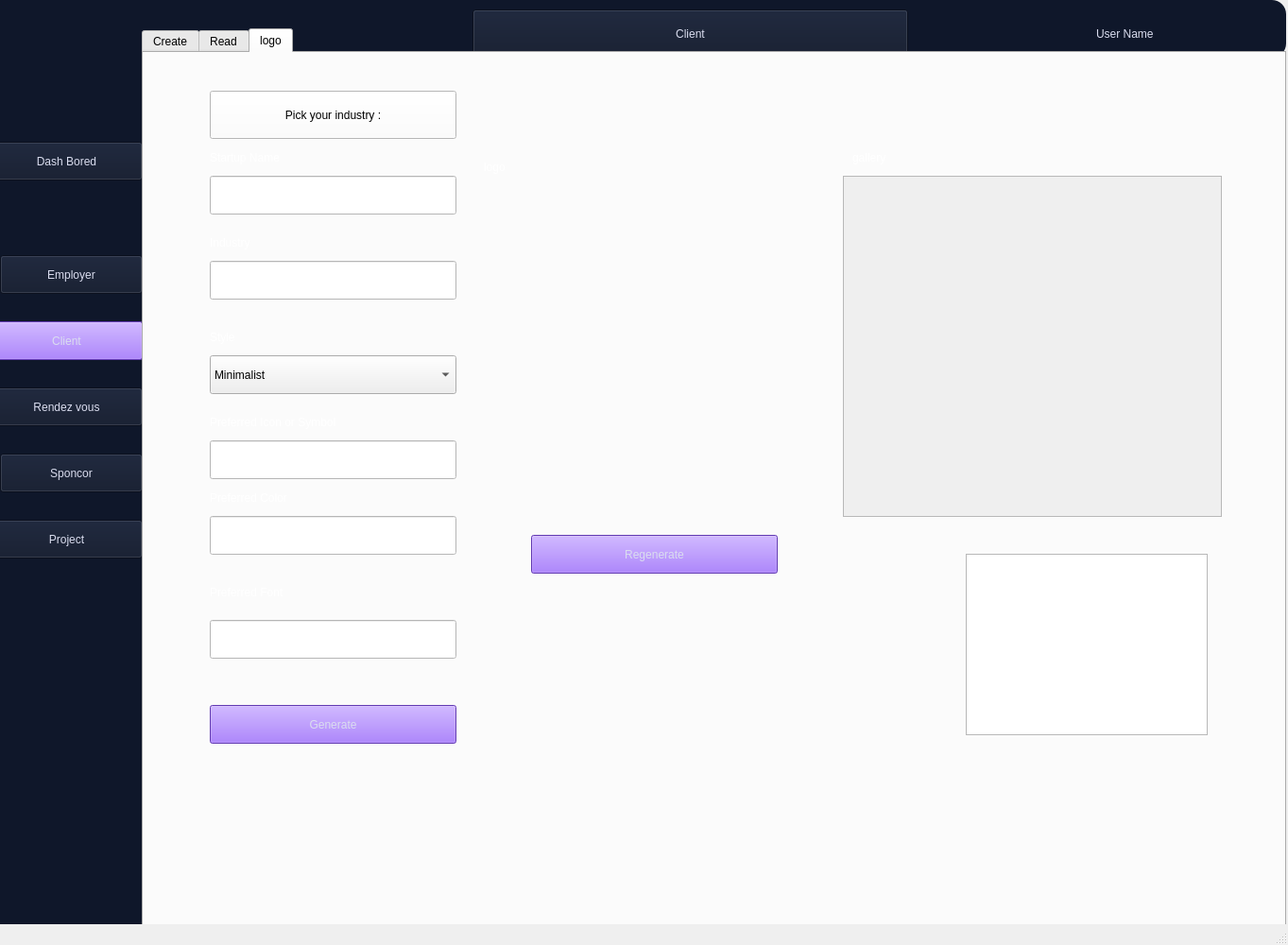
<?xml version="1.0" encoding="UTF-8"?>
<ui version="4.0">
 <class>MainWindow</class>
 <widget class="QMainWindow" name="MainWindow">
  <property name="geometry">
   <rect>
    <x>0</x>
    <y>0</y>
    <width>1363</width>
    <height>1000</height>
   </rect>
  </property>
  <property name="windowTitle">
   <string>MainWindow</string>
  </property>
  <widget class="QWidget" name="centralwidget">
   <widget class="QPushButton" name="pushButton_6">
    <property name="geometry">
     <rect>
      <x>-10</x>
      <y>550</y>
      <width>161</width>
      <height>41</height>
     </rect>
    </property>
    <property name="styleSheet">
     <string notr="true">background-color: rgb(15, 23, 42);
font: 12pt &quot;Sitka&quot;;
border-color: rgb(37, 99, 235);
color: rgb(218, 221, 239);</string>
    </property>
    <property name="text">
     <string>Project</string>
    </property>
   </widget>
   <widget class="QPushButton" name="pushButton_5">
    <property name="geometry">
     <rect>
      <x>0</x>
      <y>480</y>
      <width>151</width>
      <height>41</height>
     </rect>
    </property>
    <property name="styleSheet">
     <string notr="true">background-color: rgb(15, 23, 42);
font: 12pt &quot;Sitka&quot;;
border-color: rgb(37, 99, 235);
color: rgb(218, 221, 239);</string>
    </property>
    <property name="text">
     <string>Sponcor</string>
    </property>
   </widget>
   <widget class="QLabel" name="label">
    <property name="geometry">
     <rect>
      <x>-20</x>
      <y>0</y>
      <width>171</width>
      <height>991</height>
     </rect>
    </property>
    <property name="styleSheet">
     <string notr="true">background-color: rgb(15, 23, 42);
border-radius: 15px;</string>
    </property>
    <property name="text">
     <string/>
    </property>
   </widget>
   <widget class="QPushButton" name="pushButton">
    <property name="geometry">
     <rect>
      <x>-10</x>
      <y>150</y>
      <width>161</width>
      <height>41</height>
     </rect>
    </property>
    <property name="styleSheet">
     <string notr="true">font: 12pt &quot;Sitka&quot;;
background-color: rgb(15, 23, 42);
color: rgb(218, 221, 239);
border-color: rgb(37, 99, 235);
</string>
    </property>
    <property name="text">
     <string>Dash Bored</string>
    </property>
   </widget>
   <widget class="QPushButton" name="pushButton_3">
    <property name="geometry">
     <rect>
      <x>-10</x>
      <y>340</y>
      <width>161</width>
      <height>41</height>
     </rect>
    </property>
    <property name="styleSheet">
     <string notr="true">background-color: rgb(137, 81, 249);
font: 12pt &quot;Sitka&quot;;
border-color: rgb(37, 99, 235);
color: rgb(218, 221, 239);</string>
    </property>
    <property name="text">
     <string>Client</string>
    </property>
   </widget>
   <widget class="QPushButton" name="pushButton_4">
    <property name="geometry">
     <rect>
      <x>-10</x>
      <y>410</y>
      <width>161</width>
      <height>41</height>
     </rect>
    </property>
    <property name="styleSheet">
     <string notr="true">background-color: rgb(15, 23, 42);font: 12pt &quot;Sitka&quot;;
border-color: rgb(37, 99, 235);
color: rgb(218, 221, 239);</string>
    </property>
    <property name="text">
     <string>Rendez vous</string>
    </property>
   </widget>
   <widget class="QLabel" name="label_5">
    <property name="geometry">
     <rect>
      <x>1160</x>
      <y>20</y>
      <width>121</width>
      <height>31</height>
     </rect>
    </property>
    <property name="styleSheet">
     <string notr="true">color: rgb(255, 255, 255);
background-color: rgb(15, 23, 42);
font: 12pt &quot;Sitka&quot;;
color: rgb(218, 221, 239);</string>
    </property>
    <property name="text">
     <string>User Name</string>
    </property>
   </widget>
   <widget class="QLabel" name="img2">
    <property name="geometry">
     <rect>
      <x>1290</x>
      <y>10</y>
      <width>51</width>
      <height>51</height>
     </rect>
    </property>
    <property name="styleSheet">
     <string notr="true">background-color: rgb(15, 23, 42);</string>
    </property>
    <property name="text">
     <string/>
    </property>
    <property name="pixmap">
     <pixmap>image5.png</pixmap>
    </property>
   </widget>
   <widget class="QLabel" name="label_3">
    <property name="geometry">
     <rect>
      <x>120</x>
      <y>0</y>
      <width>1241</width>
      <height>61</height>
     </rect>
    </property>
    <property name="styleSheet">
     <string notr="true">background-color: rgb(15, 23, 42);
border-radius: 15px;</string>
    </property>
    <property name="text">
     <string/>
    </property>
   </widget>
   <widget class="QPushButton" name="pushButton_7">
    <property name="geometry">
     <rect>
      <x>500</x>
      <y>10</y>
      <width>461</width>
      <height>51</height>
     </rect>
    </property>
    <property name="styleSheet">
     <string notr="true">background-color: rgb(15, 23, 42);
background-color: rgb(15, 23, 42);
border-color: rgb(37, 99, 235);
font: 18pt &quot;Sitka&quot;;
color: rgb(218, 221, 239);
</string>
    </property>
    <property name="text">
     <string>Client</string>
    </property>
   </widget>
   <widget class="QPushButton" name="pushButton_2">
    <property name="geometry">
     <rect>
      <x>0</x>
      <y>270</y>
      <width>151</width>
      <height>41</height>
     </rect>
    </property>
    <property name="styleSheet">
     <string notr="true">background-color: rgb(15, 23, 42);
border-color: rgb(37, 99, 235);
font: 12pt &quot;Sitka&quot;;
color: rgb(218, 221, 239);</string>
    </property>
    <property name="text">
     <string>Employer</string>
    </property>
   </widget>
   <widget class="QLabel" name="img">
    <property name="geometry">
     <rect>
      <x>10</x>
      <y>10</y>
      <width>121</width>
      <height>131</height>
     </rect>
    </property>
    <property name="styleSheet">
     <string notr="true">background-color: rgb(15, 23, 42);</string>
    </property>
    <property name="text">
     <string/>
    </property>
    <property name="pixmap">
     <pixmap>image4.png</pixmap>
    </property>
   </widget>
   <widget class="QTabWidget" name="stackedWidget">
    <property name="geometry">
     <rect>
      <x>150</x>
      <y>30</y>
      <width>1211</width>
      <height>961</height>
     </rect>
    </property>
    <property name="currentIndex">
     <number>2</number>
    </property>
    <widget class="QWidget" name="onAddClientClicked">
     <attribute name="title">
      <string>Create</string>
     </attribute>
     <widget class="QComboBox" name="domainCombo">
      <property name="geometry">
       <rect>
        <x>420</x>
        <y>260</y>
        <width>241</width>
        <height>41</height>
       </rect>
      </property>
     </widget>
     <widget class="QLabel" name="label_44">
      <property name="geometry">
       <rect>
        <x>50</x>
        <y>320</y>
        <width>191</width>
        <height>21</height>
       </rect>
      </property>
      <property name="styleSheet">
       <string notr="true">color: rgb(30, 41, 59);
color: rgb(255, 255, 255);
</string>
      </property>
      <property name="text">
       <string>Email :</string>
      </property>
     </widget>
     <widget class="QLineEdit" name="addressEdit">
      <property name="geometry">
       <rect>
        <x>50</x>
        <y>530</y>
        <width>241</width>
        <height>41</height>
       </rect>
      </property>
      <property name="styleSheet">
       <string notr="true">color: rgb(0, 0, 0);
background-color: rgb(255, 255, 255);
</string>
      </property>
     </widget>
     <widget class="Line" name="line_5">
      <property name="geometry">
       <rect>
        <x>350</x>
        <y>140</y>
        <width>20</width>
        <height>481</height>
       </rect>
      </property>
      <property name="orientation">
       <enum>Qt::Orientation::Vertical</enum>
      </property>
     </widget>
     <widget class="QLineEdit" name="emailLineEdit">
      <property name="geometry">
       <rect>
        <x>50</x>
        <y>350</y>
        <width>241</width>
        <height>41</height>
       </rect>
      </property>
      <property name="styleSheet">
       <string notr="true">color: rgb(0, 0, 0);
background-color: rgb(255, 255, 255);</string>
      </property>
     </widget>
     <widget class="QLabel" name="label_45">
      <property name="geometry">
       <rect>
        <x>50</x>
        <y>410</y>
        <width>171</width>
        <height>21</height>
       </rect>
      </property>
      <property name="styleSheet">
       <string notr="true">color: #1E293B;
color: rgb(255, 255, 255);</string>
      </property>
      <property name="text">
       <string>Date of birth:</string>
      </property>
     </widget>
     <widget class="QPushButton" name="pushButton_31">
      <property name="geometry">
       <rect>
        <x>410</x>
        <y>50</y>
        <width>371</width>
        <height>51</height>
       </rect>
      </property>
      <property name="styleSheet">
       <string notr="true">background-color: rgb(255, 255, 255);
border-color: rgb(37, 99, 235);
font: 11pt &quot;Sitka&quot;;
color: rgb(0, 0, 0);

</string>
      </property>
      <property name="text">
       <string>Education &amp; Professional Background:</string>
      </property>
     </widget>
     <widget class="QLabel" name="label_47">
      <property name="geometry">
       <rect>
        <x>50</x>
        <y>130</y>
        <width>191</width>
        <height>21</height>
       </rect>
      </property>
      <property name="styleSheet">
       <string notr="true">color: rgb(30, 41, 59);
color: rgb(255, 255, 255);
</string>
      </property>
      <property name="text">
       <string>First name:</string>
      </property>
     </widget>
     <widget class="QLineEdit" name="phoneEdit">
      <property name="geometry">
       <rect>
        <x>50</x>
        <y>620</y>
        <width>241</width>
        <height>41</height>
       </rect>
      </property>
      <property name="styleSheet">
       <string notr="true">color: rgb(0, 0, 0);
background-color: rgb(255, 255, 255);
</string>
      </property>
     </widget>
     <widget class="QLabel" name="label_48">
      <property name="geometry">
       <rect>
        <x>430</x>
        <y>430</y>
        <width>171</width>
        <height>21</height>
       </rect>
      </property>
      <property name="styleSheet">
       <string notr="true">color: #1E293B;
color: rgb(255, 255, 255);</string>
      </property>
      <property name="text">
       <string>Key Skills:</string>
      </property>
     </widget>
     <widget class="QLabel" name="label_49">
      <property name="geometry">
       <rect>
        <x>420</x>
        <y>230</y>
        <width>171</width>
        <height>21</height>
       </rect>
      </property>
      <property name="styleSheet">
       <string notr="true">color: #1E293B;
color: rgb(255, 255, 255);</string>
      </property>
      <property name="text">
       <string>Field of Study: </string>
      </property>
     </widget>
     <widget class="QLabel" name="label_50">
      <property name="geometry">
       <rect>
        <x>420</x>
        <y>130</y>
        <width>171</width>
        <height>21</height>
       </rect>
      </property>
      <property name="styleSheet">
       <string notr="true">color: #1E293B;
color: rgb(255, 255, 255);</string>
      </property>
      <property name="text">
       <string>Degree: </string>
      </property>
     </widget>
     <widget class="QPushButton" name="pushButton_32">
      <property name="geometry">
       <rect>
        <x>410</x>
        <y>360</y>
        <width>371</width>
        <height>51</height>
       </rect>
      </property>
      <property name="styleSheet">
       <string notr="true">background-color: rgb(255, 255, 255);
border-color: rgb(37, 99, 235);
font: 11pt &quot;Sitka&quot;;
color: rgb(0, 0, 0);

</string>
      </property>
      <property name="text">
       <string>Additional Details:</string>
      </property>
     </widget>
     <widget class="QLineEdit" name="firstNameLineEdit">
      <property name="geometry">
       <rect>
        <x>50</x>
        <y>170</y>
        <width>241</width>
        <height>41</height>
       </rect>
      </property>
      <property name="styleSheet">
       <string notr="true">color: rgb(0, 0, 0);
background-color: rgb(255, 255, 255);</string>
      </property>
     </widget>
     <widget class="Line" name="line_6">
      <property name="geometry">
       <rect>
        <x>820</x>
        <y>140</y>
        <width>20</width>
        <height>481</height>
       </rect>
      </property>
      <property name="orientation">
       <enum>Qt::Orientation::Vertical</enum>
      </property>
     </widget>
     <widget class="QLabel" name="label_52">
      <property name="geometry">
       <rect>
        <x>50</x>
        <y>490</y>
        <width>251</width>
        <height>21</height>
       </rect>
      </property>
      <property name="styleSheet">
       <string notr="true">color: #1E293B;
color: rgb(255, 255, 255);</string>
      </property>
      <property name="text">
       <string>Address:</string>
      </property>
     </widget>
     <widget class="QDateEdit" name="dateOfBirthEdit">
      <property name="geometry">
       <rect>
        <x>50</x>
        <y>440</y>
        <width>241</width>
        <height>29</height>
       </rect>
      </property>
      <property name="styleSheet">
       <string notr="true">color: rgb(0, 0, 0);
background-color: rgb(255, 255, 255);</string>
      </property>
     </widget>
     <widget class="QLabel" name="label_53">
      <property name="geometry">
       <rect>
        <x>50</x>
        <y>220</y>
        <width>191</width>
        <height>21</height>
       </rect>
      </property>
      <property name="styleSheet">
       <string notr="true">color: rgb(30, 41, 59);
color: rgb(255, 255, 255);
</string>
      </property>
      <property name="text">
       <string>Last name:</string>
      </property>
     </widget>
     <widget class="QPushButton" name="pushButton_33">
      <property name="geometry">
       <rect>
        <x>20</x>
        <y>50</y>
        <width>321</width>
        <height>51</height>
       </rect>
      </property>
      <property name="styleSheet">
       <string notr="true">background-color: rgb(255, 255, 255);
border-color: rgb(37, 99, 235);
font: 11pt &quot;Sitka&quot;;
color: rgb(0, 0, 0);

</string>
      </property>
      <property name="text">
       <string>Basic Information:</string>
      </property>
     </widget>
     <widget class="QLabel" name="label_55">
      <property name="geometry">
       <rect>
        <x>50</x>
        <y>590</y>
        <width>171</width>
        <height>21</height>
       </rect>
      </property>
      <property name="styleSheet">
       <string notr="true">color: #1E293B;
color: rgb(255, 255, 255);</string>
      </property>
      <property name="text">
       <string>Phone Number:</string>
      </property>
     </widget>
     <widget class="QLineEdit" name="lastNameLineEdit">
      <property name="geometry">
       <rect>
        <x>50</x>
        <y>260</y>
        <width>241</width>
        <height>41</height>
       </rect>
      </property>
      <property name="styleSheet">
       <string notr="true">color: rgb(0, 0, 0);
background-color: rgb(255, 255, 255);</string>
      </property>
     </widget>
     <widget class="QPushButton" name="addButton">
      <property name="geometry">
       <rect>
        <x>880</x>
        <y>660</y>
        <width>311</width>
        <height>41</height>
       </rect>
      </property>
      <property name="styleSheet">
       <string notr="true">font: 11pt &quot;Segoe UI&quot;;
background-color: rgb(137, 81, 249);

</string>
      </property>
      <property name="text">
       <string>Submit</string>
      </property>
     </widget>
     <widget class="QComboBox" name="diplomaCombo">
      <property name="geometry">
       <rect>
        <x>420</x>
        <y>170</y>
        <width>241</width>
        <height>41</height>
       </rect>
      </property>
     </widget>
     <widget class="QListWidget" name="skillsListWidget">
      <property name="geometry">
       <rect>
        <x>430</x>
        <y>470</y>
        <width>256</width>
        <height>192</height>
       </rect>
      </property>
     </widget>
     <widget class="QPushButton" name="pushButton_34">
      <property name="geometry">
       <rect>
        <x>870</x>
        <y>50</y>
        <width>331</width>
        <height>51</height>
       </rect>
      </property>
      <property name="styleSheet">
       <string notr="true">background-color: rgb(255, 255, 255);
border-color: rgb(37, 99, 235);
font: 11pt &quot;Sitka&quot;;
color: rgb(0, 0, 0);

</string>
      </property>
      <property name="text">
       <string>Generate Skills </string>
      </property>
     </widget>
     <widget class="QTextEdit" name="skillsEdit">
      <property name="geometry">
       <rect>
        <x>910</x>
        <y>290</y>
        <width>211</width>
        <height>141</height>
       </rect>
      </property>
     </widget>
     <widget class="QLineEdit" name="pdfPathEdit">
      <property name="geometry">
       <rect>
        <x>910</x>
        <y>150</y>
        <width>211</width>
        <height>28</height>
       </rect>
      </property>
     </widget>
     <widget class="QPushButton" name="browsePdfButton">
      <property name="geometry">
       <rect>
        <x>910</x>
        <y>190</y>
        <width>211</width>
        <height>31</height>
       </rect>
      </property>
      <property name="text">
       <string>Browse Pdf </string>
      </property>
     </widget>
     <widget class="QPushButton" name="extractSkillsButton">
      <property name="geometry">
       <rect>
        <x>910</x>
        <y>460</y>
        <width>211</width>
        <height>31</height>
       </rect>
      </property>
      <property name="text">
       <string>Extract Skills</string>
      </property>
     </widget>
     <widget class="QProgressBar" name="progressBar">
      <property name="geometry">
       <rect>
        <x>910</x>
        <y>240</y>
        <width>211</width>
        <height>23</height>
       </rect>
      </property>
      <property name="maximum">
       <number>1</number>
      </property>
      <property name="value">
       <number>-1</number>
      </property>
      <property name="textVisible">
       <bool>false</bool>
      </property>
     </widget>
    </widget>
    <widget class="QWidget" name="pushButton_readTab">
     <attribute name="title">
      <string>Read</string>
     </attribute>
     <widget class="QPushButton" name="pushButton_15">
      <property name="geometry">
       <rect>
        <x>2210</x>
        <y>690</y>
        <width>131</width>
        <height>41</height>
       </rect>
      </property>
      <property name="styleSheet">
       <string notr="true">font: 12pt &quot;Sitka&quot;;
background-color: rgb(170, 0, 0);
color: rgb(218, 221, 239);
border-color: rgb(37, 99, 235);
</string>
      </property>
      <property name="text">
       <string>Delete</string>
      </property>
     </widget>
     <widget class="QPushButton" name="pushButton_18">
      <property name="geometry">
       <rect>
        <x>1280</x>
        <y>320</y>
        <width>121</width>
        <height>41</height>
       </rect>
      </property>
      <property name="styleSheet">
       <string notr="true">font: 12pt &quot;Sitka&quot;;
background-color: rgb(170, 0, 0);
color: rgb(218, 221, 239);
border-color: rgb(37, 99, 235);
</string>
      </property>
      <property name="text">
       <string>Delete</string>
      </property>
     </widget>
     <widget class="QPushButton" name="pushButton_22">
      <property name="geometry">
       <rect>
        <x>2040</x>
        <y>690</y>
        <width>141</width>
        <height>41</height>
       </rect>
      </property>
      <property name="styleSheet">
       <string notr="true">font: 12pt &quot;Sitka&quot;;
background-color: rgb(37, 99, 235);
color: rgb(218, 221, 239);
border-color: rgb(37, 99, 235);
</string>
      </property>
      <property name="text">
       <string>Update User</string>
      </property>
     </widget>
     <widget class="QPushButton" name="pushButton_24">
      <property name="geometry">
       <rect>
        <x>0</x>
        <y>0</y>
        <width>261</width>
        <height>51</height>
       </rect>
      </property>
      <property name="styleSheet">
       <string notr="true">background-color: rgb(255, 255, 255);
border-color: rgb(37, 99, 235);
font: 11pt &quot;Sitka&quot;;
color: rgb(0, 0, 0);

</string>
      </property>
      <property name="text">
       <string>Client DATA :</string>
      </property>
     </widget>
     <widget class="QPushButton" name="pushButton_25">
      <property name="geometry">
       <rect>
        <x>10</x>
        <y>490</y>
        <width>261</width>
        <height>51</height>
       </rect>
      </property>
      <property name="styleSheet">
       <string notr="true">background-color: rgb(255, 255, 255);
border-color: rgb(37, 99, 235);
font: 11pt &quot;Sitka&quot;;
color: rgb(0, 0, 0);

</string>
      </property>
      <property name="text">
       <string>the statistics: </string>
      </property>
     </widget>
     <widget class="QScrollBar" name="verticalScrollBar_2">
      <property name="geometry">
       <rect>
        <x>1390</x>
        <y>120</y>
        <width>20</width>
        <height>701</height>
       </rect>
      </property>
      <property name="orientation">
       <enum>Qt::Orientation::Vertical</enum>
      </property>
     </widget>
     <widget class="QPushButton" name="pushButton_26">
      <property name="geometry">
       <rect>
        <x>1890</x>
        <y>690</y>
        <width>131</width>
        <height>41</height>
       </rect>
      </property>
      <property name="styleSheet">
       <string notr="true">font: 12pt &quot;Sitka&quot;;
background-color: rgb(37, 99, 235);
color: rgb(218, 221, 239);
border-color: rgb(37, 99, 235);
</string>
      </property>
      <property name="text">
       <string>Add User</string>
      </property>
     </widget>
     <widget class="QLabel" name="label_30">
      <property name="geometry">
       <rect>
        <x>320</x>
        <y>200</y>
        <width>171</width>
        <height>21</height>
       </rect>
      </property>
      <property name="styleSheet">
       <string notr="true">color: #1E293B;</string>
      </property>
      <property name="text">
       <string>research </string>
      </property>
     </widget>
     <widget class="QPushButton" name="pushButton_27">
      <property name="geometry">
       <rect>
        <x>1280</x>
        <y>280</y>
        <width>121</width>
        <height>41</height>
       </rect>
      </property>
      <property name="styleSheet">
       <string notr="true">font: 12pt &quot;Sitka&quot;;
background-color: rgb(37, 99, 235);
color: rgb(218, 221, 239);
border-color: rgb(37, 99, 235);
</string>
      </property>
      <property name="text">
       <string>Update</string>
      </property>
     </widget>
     <widget class="QLabel" name="label_31">
      <property name="geometry">
       <rect>
        <x>1320</x>
        <y>60</y>
        <width>51</width>
        <height>51</height>
       </rect>
      </property>
      <property name="styleSheet">
       <string notr="true">background-color: rgb(15, 23, 42);</string>
      </property>
      <property name="text">
       <string/>
      </property>
      <property name="pixmap">
       <pixmap>../NOVAUP/Nova/image5.png</pixmap>
      </property>
     </widget>
     <widget class="QTableWidget" name="clientsTable">
      <property name="geometry">
       <rect>
        <x>10</x>
        <y>110</y>
        <width>1161</width>
        <height>361</height>
       </rect>
      </property>
      <column>
       <property name="text">
        <string>ID</string>
       </property>
      </column>
      <column>
       <property name="text">
        <string>First name</string>
       </property>
      </column>
      <column>
       <property name="text">
        <string>Last name</string>
       </property>
      </column>
      <column>
       <property name="text">
        <string>Email</string>
       </property>
      </column>
      <column>
       <property name="text">
        <string>Date of birth</string>
       </property>
      </column>
      <column>
       <property name="text">
        <string>adresse</string>
       </property>
      </column>
      <column>
       <property name="text">
        <string>Phone Number</string>
       </property>
      </column>
      <column>
       <property name="text">
        <string>Degree</string>
       </property>
      </column>
      <column>
       <property name="text">
        <string>Field of Study</string>
       </property>
      </column>
      <column>
       <property name="text">
        <string>skills</string>
       </property>
      </column>
     </widget>
     <widget class="QComboBox" name="comboBox_sort">
      <property name="geometry">
       <rect>
        <x>260</x>
        <y>60</y>
        <width>131</width>
        <height>31</height>
       </rect>
      </property>
      <item>
       <property name="text">
        <string>ID (Ascending)</string>
       </property>
      </item>
      <item>
       <property name="text">
        <string>ID (Descending)</string>
       </property>
      </item>
      <item>
       <property name="text">
        <string>Degree (A to Z)</string>
       </property>
      </item>
      <item>
       <property name="text">
        <string>Degree (Z to A)</string>
       </property>
      </item>
      <item>
       <property name="text">
        <string>Study (A to Z)</string>
       </property>
      </item>
      <item>
       <property name="text">
        <string>Study (Z to A)</string>
       </property>
      </item>
      <item>
       <property name="text">
        <string>Skills (A to Z)</string>
       </property>
      </item>
      <item>
       <property name="text">
        <string>Skills (Z to A)</string>
       </property>
      </item>
     </widget>
     <widget class="QPushButton" name="pushButton_exportPDF">
      <property name="geometry">
       <rect>
        <x>890</x>
        <y>500</y>
        <width>231</width>
        <height>41</height>
       </rect>
      </property>
      <property name="styleSheet">
       <string notr="true">background-color: rgb(137, 81, 249);
font: 12pt &quot;Sitka&quot;;
border-color: rgb(37, 99, 235);
color: rgb(218, 221, 239);</string>
      </property>
      <property name="text">
       <string>Export DATA as PDFs</string>
      </property>
     </widget>
     <widget class="QPushButton" name="updateButton">
      <property name="geometry">
       <rect>
        <x>920</x>
        <y>0</y>
        <width>101</width>
        <height>41</height>
       </rect>
      </property>
      <property name="styleSheet">
       <string notr="true">background-color: rgb(137, 81, 249);
font: 12pt &quot;Sitka&quot;;
border-color: rgb(37, 99, 235);
color: rgb(218, 221, 239);</string>
      </property>
      <property name="text">
       <string>update</string>
      </property>
     </widget>
     <widget class="QPushButton" name="deleteButton">
      <property name="geometry">
       <rect>
        <x>920</x>
        <y>50</y>
        <width>101</width>
        <height>41</height>
       </rect>
      </property>
      <property name="styleSheet">
       <string notr="true">background-color: rgb(137, 81, 249);
font: 12pt &quot;Sitka&quot;;
border-color: rgb(37, 99, 235);
color: rgb(218, 221, 239);</string>
      </property>
      <property name="text">
       <string>delete</string>
      </property>
     </widget>
     <widget class="QPushButton" name="searchButton">
      <property name="geometry">
       <rect>
        <x>160</x>
        <y>60</y>
        <width>83</width>
        <height>31</height>
       </rect>
      </property>
      <property name="text">
       <string>ok</string>
      </property>
     </widget>
     <widget class="QLineEdit" name="searchEdit">
      <property name="geometry">
       <rect>
        <x>20</x>
        <y>60</y>
        <width>111</width>
        <height>31</height>
       </rect>
      </property>
      <property name="styleSheet">
       <string notr="true">color: rgb(0, 0, 0);
background-color: rgb(255, 255, 255);</string>
      </property>
      <property name="text">
       <string>Research</string>
      </property>
     </widget>
     <widget class="QGroupBox" name="groupBox">
      <property name="geometry">
       <rect>
        <x>10</x>
        <y>520</y>
        <width>1181</width>
        <height>381</height>
       </rect>
      </property>
      <property name="title">
       <string>GroupBox</string>
      </property>
      <widget class="QGraphicsView" name="graphicsView_4">
       <property name="geometry">
        <rect>
         <x>30</x>
         <y>60</y>
         <width>371</width>
         <height>231</height>
        </rect>
       </property>
      </widget>
      <widget class="QGraphicsView" name="graphicsView_6">
       <property name="geometry">
        <rect>
         <x>800</x>
         <y>60</y>
         <width>321</width>
         <height>231</height>
        </rect>
       </property>
      </widget>
      <widget class="QGraphicsView" name="graphicsView_5">
       <property name="geometry">
        <rect>
         <x>420</x>
         <y>60</y>
         <width>351</width>
         <height>231</height>
        </rect>
       </property>
      </widget>
      <widget class="QLabel" name="label_34">
       <property name="geometry">
        <rect>
         <x>60</x>
         <y>320</y>
         <width>191</width>
         <height>21</height>
        </rect>
       </property>
       <property name="styleSheet">
        <string notr="true">color: rgb(30, 41, 59);
</string>
       </property>
       <property name="text">
        <string>Bar Chart (Best for degree)</string>
       </property>
      </widget>
      <widget class="QLabel" name="label_36">
       <property name="geometry">
        <rect>
         <x>450</x>
         <y>320</y>
         <width>281</width>
         <height>21</height>
        </rect>
       </property>
       <property name="styleSheet">
        <string notr="true">color: rgb(30, 41, 59);
</string>
       </property>
       <property name="text">
        <string> Pie Chart (Best for field of study)</string>
       </property>
      </widget>
      <widget class="QLabel" name="label_42">
       <property name="geometry">
        <rect>
         <x>780</x>
         <y>330</y>
         <width>281</width>
         <height>21</height>
        </rect>
       </property>
       <property name="styleSheet">
        <string notr="true">color: rgb(30, 41, 59);
</string>
       </property>
       <property name="text">
        <string>Bar Chart (Top 5 most common key skills)</string>
       </property>
      </widget>
     </widget>
    </widget>
    <widget class="QWidget" name="pushButton_logoTab">
     <attribute name="title">
      <string>logo</string>
     </attribute>
     <widget class="QPushButton" name="pushButton_41">
      <property name="geometry">
       <rect>
        <x>70</x>
        <y>40</y>
        <width>261</width>
        <height>51</height>
       </rect>
      </property>
      <property name="styleSheet">
       <string notr="true">background-color: rgb(255, 255, 255);
border-color: rgb(37, 99, 235);
font: 11pt &quot;Sitka&quot;;
color: rgb(0, 0, 0);

</string>
      </property>
      <property name="text">
       <string>Pick your industry :</string>
      </property>
     </widget>
     <widget class="QLabel" name="name">
      <property name="geometry">
       <rect>
        <x>70</x>
        <y>100</y>
        <width>451</width>
        <height>21</height>
       </rect>
      </property>
      <property name="styleSheet">
       <string notr="true">color: rgb(255, 255, 255);

</string>
      </property>
      <property name="text">
       <string>Startup Name</string>
      </property>
     </widget>
     <widget class="QPushButton" name="pushButton_generate">
      <property name="geometry">
       <rect>
        <x>70</x>
        <y>690</y>
        <width>261</width>
        <height>41</height>
       </rect>
      </property>
      <property name="styleSheet">
       <string notr="true">background-color: rgb(137, 81, 249);
font: 12pt &quot;Sitka&quot;;
border-color: rgb(37, 99, 235);
color: rgb(218, 221, 239);</string>
      </property>
      <property name="text">
       <string>Generate</string>
      </property>
     </widget>
     <widget class="QLabel" name="label_103">
      <property name="geometry">
       <rect>
        <x>70</x>
        <y>190</y>
        <width>451</width>
        <height>21</height>
       </rect>
      </property>
      <property name="styleSheet">
       <string notr="true">color: rgb(255, 255, 255);
</string>
      </property>
      <property name="text">
       <string>Industry</string>
      </property>
     </widget>
     <widget class="QLabel" name="label_104">
      <property name="geometry">
       <rect>
        <x>70</x>
        <y>380</y>
        <width>451</width>
        <height>21</height>
       </rect>
      </property>
      <property name="styleSheet">
       <string notr="true">color: rgb(255, 255, 255);
</string>
      </property>
      <property name="text">
       <string>Preferred Icon or Symbol</string>
      </property>
     </widget>
     <widget class="QLineEdit" name="lineEdit_name">
      <property name="geometry">
       <rect>
        <x>70</x>
        <y>130</y>
        <width>261</width>
        <height>41</height>
       </rect>
      </property>
      <property name="styleSheet">
       <string notr="true">color: rgb(0, 0, 0);
background-color: rgb(255, 255, 255);</string>
      </property>
      <property name="text">
       <string/>
      </property>
     </widget>
     <widget class="QLabel" name="label_70">
      <property name="geometry">
       <rect>
        <x>70</x>
        <y>460</y>
        <width>451</width>
        <height>21</height>
       </rect>
      </property>
      <property name="styleSheet">
       <string notr="true">color: rgb(255, 255, 255);

</string>
      </property>
      <property name="text">
       <string>Preferred Color</string>
      </property>
     </widget>
     <widget class="QLabel" name="label_71">
      <property name="geometry">
       <rect>
        <x>70</x>
        <y>560</y>
        <width>451</width>
        <height>21</height>
       </rect>
      </property>
      <property name="styleSheet">
       <string notr="true">color: rgb(255, 255, 255);

</string>
      </property>
      <property name="text">
       <string>Preferred Font	</string>
      </property>
     </widget>
     <widget class="QLabel" name="logoLabel">
      <property name="geometry">
       <rect>
        <x>380</x>
        <y>130</y>
        <width>231</width>
        <height>211</height>
       </rect>
      </property>
      <property name="text">
       <string/>
      </property>
     </widget>
     <widget class="QComboBox" name="comboBox_style">
      <property name="geometry">
       <rect>
        <x>70</x>
        <y>320</y>
        <width>261</width>
        <height>41</height>
       </rect>
      </property>
      <property name="styleSheet">
       <string notr="true"/>
      </property>
      <item>
       <property name="text">
        <string>Minimalist</string>
       </property>
      </item>
      <item>
       <property name="text">
        <string>Modern</string>
       </property>
      </item>
      <item>
       <property name="text">
        <string>Classic</string>
       </property>
      </item>
     </widget>
     <widget class="QLabel" name="label_105">
      <property name="geometry">
       <rect>
        <x>70</x>
        <y>290</y>
        <width>451</width>
        <height>21</height>
       </rect>
      </property>
      <property name="styleSheet">
       <string notr="true">color: rgb(255, 255, 255);
</string>
      </property>
      <property name="text">
       <string>Style</string>
      </property>
     </widget>
     <widget class="QListWidget" name="listWidget">
      <property name="geometry">
       <rect>
        <x>870</x>
        <y>530</y>
        <width>256</width>
        <height>192</height>
       </rect>
      </property>
     </widget>
     <widget class="QLabel" name="spinner">
      <property name="geometry">
       <rect>
        <x>350</x>
        <y>680</y>
        <width>32</width>
        <height>32</height>
       </rect>
      </property>
      <property name="text">
       <string/>
      </property>
      <property name="pixmap">
       <pixmap>build/spinner.gif</pixmap>
      </property>
     </widget>
     <widget class="QScrollArea" name="logoScrollArea">
      <property name="geometry">
       <rect>
        <x>740</x>
        <y>130</y>
        <width>401</width>
        <height>361</height>
       </rect>
      </property>
      <property name="widgetResizable">
       <bool>true</bool>
      </property>
      <widget class="QWidget" name="scrollAreaWidgetContents">
       <property name="geometry">
        <rect>
         <x>0</x>
         <y>0</y>
         <width>399</width>
         <height>359</height>
        </rect>
       </property>
       <widget class="QWidget" name="galleryLayout" native="true">
        <property name="geometry">
         <rect>
          <x>0</x>
          <y>60</y>
          <width>351</width>
          <height>281</height>
         </rect>
        </property>
       </widget>
      </widget>
     </widget>
     <widget class="QLabel" name="name_2">
      <property name="geometry">
       <rect>
        <x>360</x>
        <y>110</y>
        <width>451</width>
        <height>21</height>
       </rect>
      </property>
      <property name="styleSheet">
       <string notr="true">color: rgb(255, 255, 255);

</string>
      </property>
      <property name="text">
       <string>logo </string>
      </property>
     </widget>
     <widget class="QLabel" name="name_3">
      <property name="geometry">
       <rect>
        <x>750</x>
        <y>100</y>
        <width>451</width>
        <height>21</height>
       </rect>
      </property>
      <property name="styleSheet">
       <string notr="true">color: rgb(255, 255, 255);

</string>
      </property>
      <property name="text">
       <string>gallery</string>
      </property>
     </widget>
     <widget class="QPushButton" name="btnRegenerate">
      <property name="geometry">
       <rect>
        <x>410</x>
        <y>510</y>
        <width>261</width>
        <height>41</height>
       </rect>
      </property>
      <property name="styleSheet">
       <string notr="true">background-color: rgb(137, 81, 249);
font: 12pt &quot;Sitka&quot;;
border-color: rgb(37, 99, 235);
color: rgb(218, 221, 239);</string>
      </property>
      <property name="text">
       <string>Regenerate</string>
      </property>
     </widget>
     <widget class="QLineEdit" name="lineEdit_industry">
      <property name="geometry">
       <rect>
        <x>70</x>
        <y>220</y>
        <width>261</width>
        <height>41</height>
       </rect>
      </property>
      <property name="styleSheet">
       <string notr="true">color: rgb(0, 0, 0);
background-color: rgb(255, 255, 255);</string>
      </property>
      <property name="text">
       <string/>
      </property>
     </widget>
     <widget class="QLineEdit" name="lineEdit_symbol">
      <property name="geometry">
       <rect>
        <x>70</x>
        <y>410</y>
        <width>261</width>
        <height>41</height>
       </rect>
      </property>
      <property name="styleSheet">
       <string notr="true">color: rgb(0, 0, 0);
background-color: rgb(255, 255, 255);</string>
      </property>
      <property name="text">
       <string/>
      </property>
     </widget>
     <widget class="QLineEdit" name="fontEdit">
      <property name="geometry">
       <rect>
        <x>70</x>
        <y>600</y>
        <width>261</width>
        <height>41</height>
       </rect>
      </property>
      <property name="styleSheet">
       <string notr="true">color: rgb(0, 0, 0);
background-color: rgb(255, 255, 255);</string>
      </property>
      <property name="text">
       <string/>
      </property>
     </widget>
     <widget class="QLineEdit" name="colorEdit">
      <property name="geometry">
       <rect>
        <x>70</x>
        <y>490</y>
        <width>261</width>
        <height>41</height>
       </rect>
      </property>
      <property name="styleSheet">
       <string notr="true">color: rgb(0, 0, 0);
background-color: rgb(255, 255, 255);</string>
      </property>
      <property name="text">
       <string/>
      </property>
     </widget>
    </widget>
   </widget>
   <zorder>label_3</zorder>
   <zorder>label</zorder>
   <zorder>pushButton</zorder>
   <zorder>pushButton_3</zorder>
   <zorder>pushButton_4</zorder>
   <zorder>pushButton_5</zorder>
   <zorder>pushButton_6</zorder>
   <zorder>label_5</zorder>
   <zorder>img2</zorder>
   <zorder>pushButton_7</zorder>
   <zorder>pushButton_2</zorder>
   <zorder>img</zorder>
   <zorder>stackedWidget</zorder>
  </widget>
  <widget class="QStatusBar" name="statusbar"/>
 </widget>
 <resources/>
 <connections/>
</ui>
